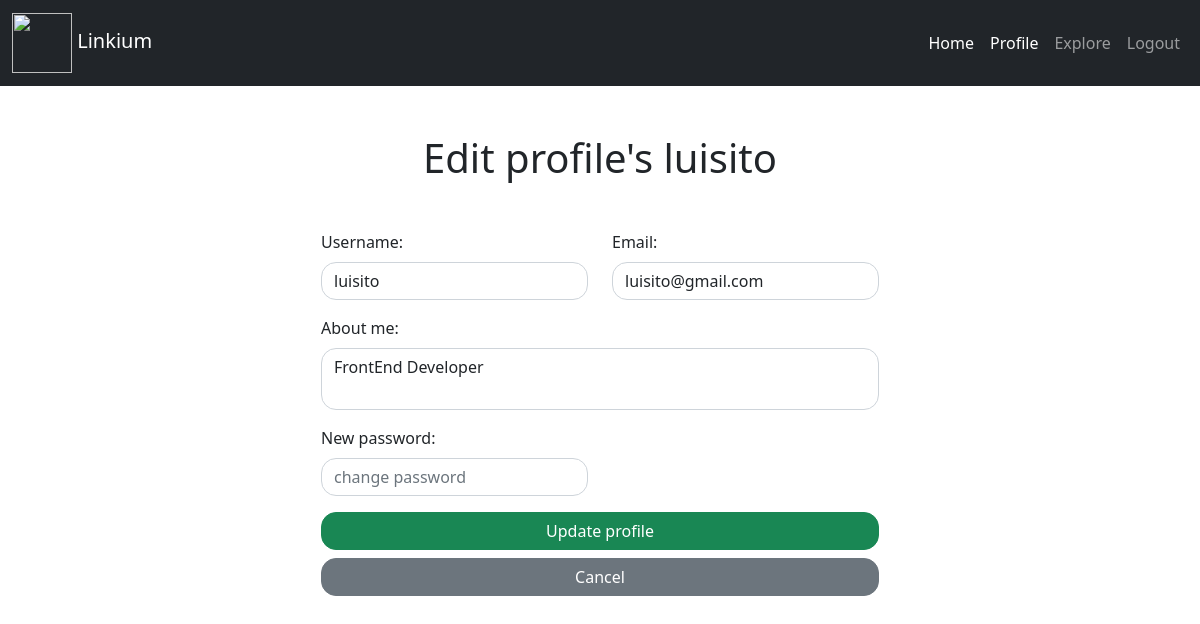
The page /edit/profile (signed in) on the database its author committed.
### app/models.py (models this page shows, shortened)
class User(db.Model, UserMixin):
    __tablename__ = "users"
    id = db.Column(db.Integer(), primary_key=True)
    username = db.Column(db.String(50), unique=True, index=True)
    email = db.Column(db.String(100), unique=True, index=True)
    password = db.Column(db.String(255))
    posts = db.relationship('Posts', backref='author', lazy='dynamic')
    about_me = db.Column(db.String(255))
    last_seen = db.Column(db.DateTime(), default=datetime.utcnow)
    followed = db.relationship(
        'User', secondary=followers,
        primaryjoin=(followers.c.follower_id == id),
        secondaryjoin=(followers.c.followed_id == id),
        backref=db.backref('followers', lazy='dynamic'), lazy='dynamic')
    @login.user_loader
    def load_user(id):
        return User.query.get(int(id))

### app/routes.py (the view)
@app.route("/edit/profile", methods=["GET", "POST"])
@login_required
def edit_profile():
    user = User.query.filter_by(username=current_user.username).first_or_404()
    form = EditProfileForm()
    if form.validate_on_submit():
        current_user.username = form.username.data
        current_user.about_me = form.about_me.data
        current_user.email = form.email.data
        if form.password.data:
            current_user.password_hash(form.password.data)
        db.session.commit()
        flash('Your changes have been saved', 'success')
        return redirect(url_for('profile', username=current_user.username))
    elif request.method == "GET":
        form.username.data = current_user.username
        form.about_me.data = current_user.about_me
        form.email.data = current_user.email
    return render_template("edit_profile.html", title="Edit profile", user=user, form=form)

### app/forms.py
class EditProfileForm(FlaskForm):
    username = StringField(label="Username")
    about_me = TextAreaField(label="About me")
    email = EmailField(label="Email", validators=[Email()])
    password = PasswordField(label="Password")
    submit = SubmitField(label="Update profile")

### app/routes.py (called while the page is built)
@app.before_request
def before_request():
    if current_user.is_authenticated:
        current_user.last_seen = datetime.utcnow()
        db.session.commit()

### app/templates/edit_profile.html (shortened to what this page needs)
{% extends 'base.html' %}
{% block content %}
    <h1 class="m-5 text-center">Edit profile's {{user.username}}</h1>
    <div class="col-xs-12 col-sm-12 col-md-8 col-lg-6 offset-lg-3 offset-md-2">
        <form method="post" novalidate>
            <div class="row">
                <div class="col">
                    <div class="mb-3">
                        <label for="exampleInputEmail1" class="form-label">Username:</label>
                        {{ form.username(class="form-control", placeholder="new username") }}
                    </div>
                </div>
                <div class="col">
                    <div class="mb-3">
                        <label for="exampleInputEmail1" class="form-label">Email:</label>
                        {{ form.email(class="form-control", placeholder="new email") }}
                    </div>
                </div>
            </div>
            <div class="row">
                <div class="col">
                    <div class="mb-3">
                        <label for="exampleInputEmail1" class="form-label">About me:</label>
                        {{ form.about_me(class="form-control about-me", placeholder="what about you?") }}
                    </div>
                </div>
            </div>
            <div class="row">
                <div class="col-6">
                    <div class="mb-3">
                        <label for="exampleInputEmail1" class="form-label">New password:</label>
                        {{ form.password(class="form-control", placeholder="change password") }}
                    </div>
                </div>
            </div>
            <div class="row">
                <div class="d-grid gap-2">
                    {{ form.submit(class="btn btn-success btn-update") }}
                </div>
                <div class="d-grid gap-2">
                  <a class="btn btn-secondary mt-2 btn-back" href="{{ url_for('profile', username=current_user.username) }}">Cancel</a>
                </div>
            </div>
        </form>
    </div>
{% endblock %}

### app/templates/edit_profile.html (style rules this page uses)
.about-me { resize: none; }
.btn-update { border-radius: 15px; }
.btn-back { border-radius: 15px; }
.form-control { border-radius: 15px; }

### rows shown on the page
User: username "luisito", email "luisito@gmail.com", about_me "FrontEnd Developer"
